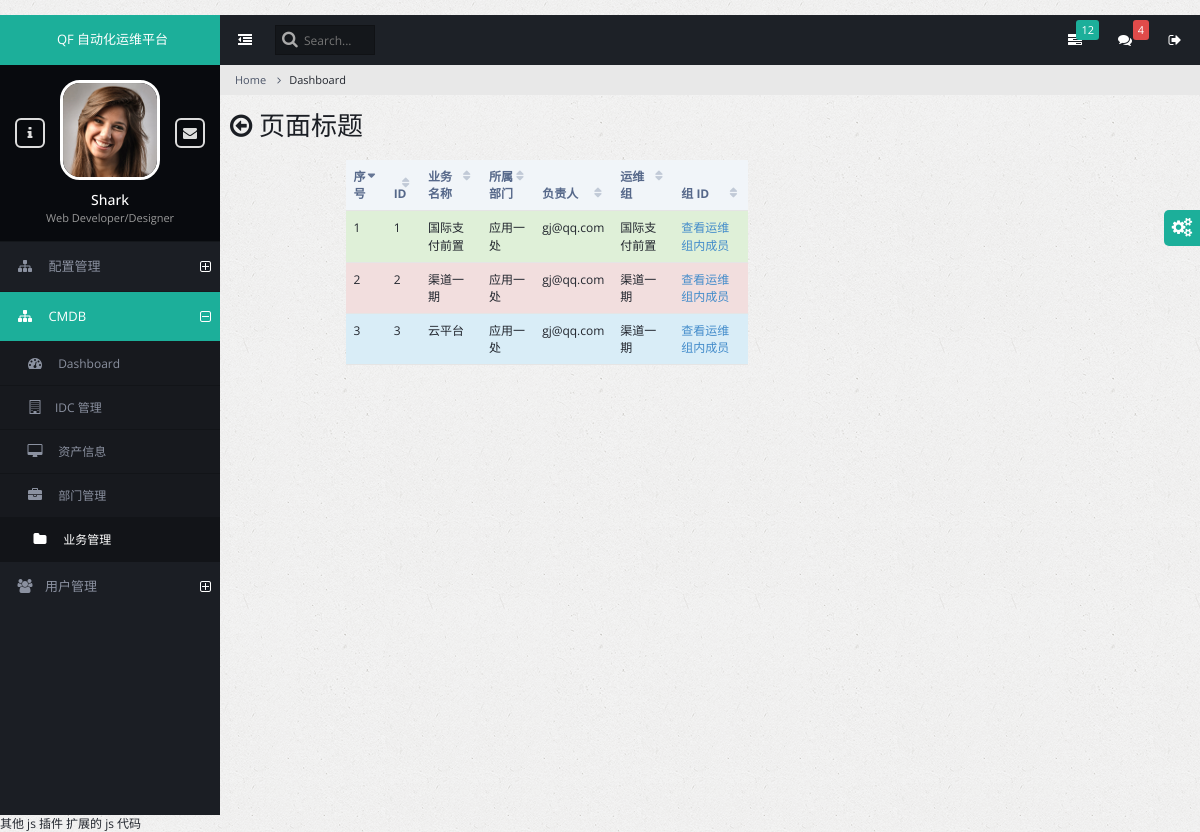
Page /cmdb/business.html/ on the committed database.
### db/models.py (models this page shows, shortened)
class AppClass(models.Model):
    name = models.CharField(verbose_name='应用名称', max_length=64, unique=True)  # 国际支付前置，逻辑集中
    business = models.ForeignKey('Department', verbose_name='部门')
    manager = models.ForeignKey('UserGroup', verbose_name='运维人员')  # 运维管理人员
    class Meta:
        verbose_name = "应用分类表"
        verbose_name_plural = verbose_name
        db_table = "app_class"

class Department(models.Model):
    name = models.CharField(verbose_name='部门', max_length=64, unique=True)  # 应用一处，销售1,2
    supervisor = models.ForeignKey('UsersProfile', verbose_name='负责人', null=True)  # 部门负责人
    class Meta:
        verbose_name = "部门表"
        verbose_name_plural = verbose_name
        db_table = "department"

class UsersProfile(AbstractUser):
    password = models.CharField('密码', max_length=128)
    email = models.EmailField(
        verbose_name='email address',
        max_length=255,
        unique=True,
    )
    phone = models.CharField('座机', max_length=11)
    mobile = models.CharField('手机', max_length=11)
    class Meta:
        verbose_name_plural = "用户表"
        db_table = 'users_profile'

class UserGroup(models.Model):
    name = models.CharField(verbose_name='组名', max_length=32, unique=True)
    users = models.ManyToManyField('UsersProfile', verbose_name='用户成员')
    class Meta:
        verbose_name_plural = "用户组表"
        db_table = "user_group"

### cmdb/views.py (the view)
class BusinessView(ListView):
    queryset = models.AppClass.objects.all()
    context_object_name = 'business_obj'
    template_name = 'cmdb/business.html'

### templates/cmdb/business.html (shortened to what this page needs)
{% extends 'base.html' %}
{% block page_content %}
    <div class="row">
    <div class="col-md-8">
      <div class="col-md-8 col-md-offset-2">
           <table id="customers2" class="table datatable dataTable no-footer" role="grid"
               aria-describedby="customers2_info">
            <thead>
            <tr role="row">
                <th class="sorting_asc" tabindex="0" aria-controls="customers2" rowspan="1" colspan="1"
                    aria-sort="ascending" aria-label="Name: activate to sort column ascending">
                    序号
                </th>
                <th class="sorting" tabindex="0" aria-controls="customers2" rowspan="1" colspan="1"
                    aria-label="Position: activate to sort column ascending">
                    ID
                </th>
                <th class="sorting" tabindex="0" aria-controls="customers2" rowspan="1" colspan="1"
                    aria-label="Position: activate to sort column ascending">
                    业务名称
                </th>
                <th class="sorting" tabindex="0" aria-controls="customers2" rowspan="1" colspan="1"
                    aria-label="Position: activate to sort column ascending">
                    所属部门
                </th>
                <th class="sorting" tabindex="0" aria-controls="customers2" rowspan="1" colspan="1"
                    aria-label="Position: activate to sort column ascending">
                    负责人
                </th>
                <th class="sorting" tabindex="0" aria-controls="customers2" rowspan="1" colspan="1"
                    aria-label="Position: activate to sort column ascending">
                    运维组
                </th>
                <th class="sorting" tabindex="0" aria-controls="customers2" rowspan="1" colspan="1"
                    aria-label="Position: activate to sort column ascending">
                    组 ID
                </th>
            </tr>
            </thead>
            <tbody>
            {% for item in business_obj %}
                <tr class="{% cycle 'success' "danger" "info" 'active'  'warning' %}" role="row">
                    <td class="sorting_1">{{ forloop.counter }}</td>
                    <td class="sorting_1">{{ item.id }}</td>
                    <td class="sorting_1">{{ item.name }}</td>
                    <td class="sorting_1">{{ item.business.name }}</td>
                    <td class="sorting_1">{{ item.business.supervisor.email }}</td>
                    <td class="sorting_1">{{ item.manager.name }}</td>
                    <td class="sorting_1"><a href="{% url 'users:get_group_of_users' item.manager.id  %}">查看运维组内成员</a></td>
                </tr>
            {% endfor %}
            </tbody>
        </table>
      </div>
    </div>
    </div>
{% endblock %}

### rows in the picture
AppClass: id "1", name "国际支付前置", business.name "应用一处", business.supervisor.email "gj@qq.com", manager.name "国际支付前置"
AppClass: id "2", name "渠道一期", business.name "应用一处", business.supervisor.email "gj@qq.com", manager.name "渠道一期"
AppClass: id "3", name "云平台", business.name "应用一处", business.supervisor.email "gj@qq.com", manager.name "渠道一期"
